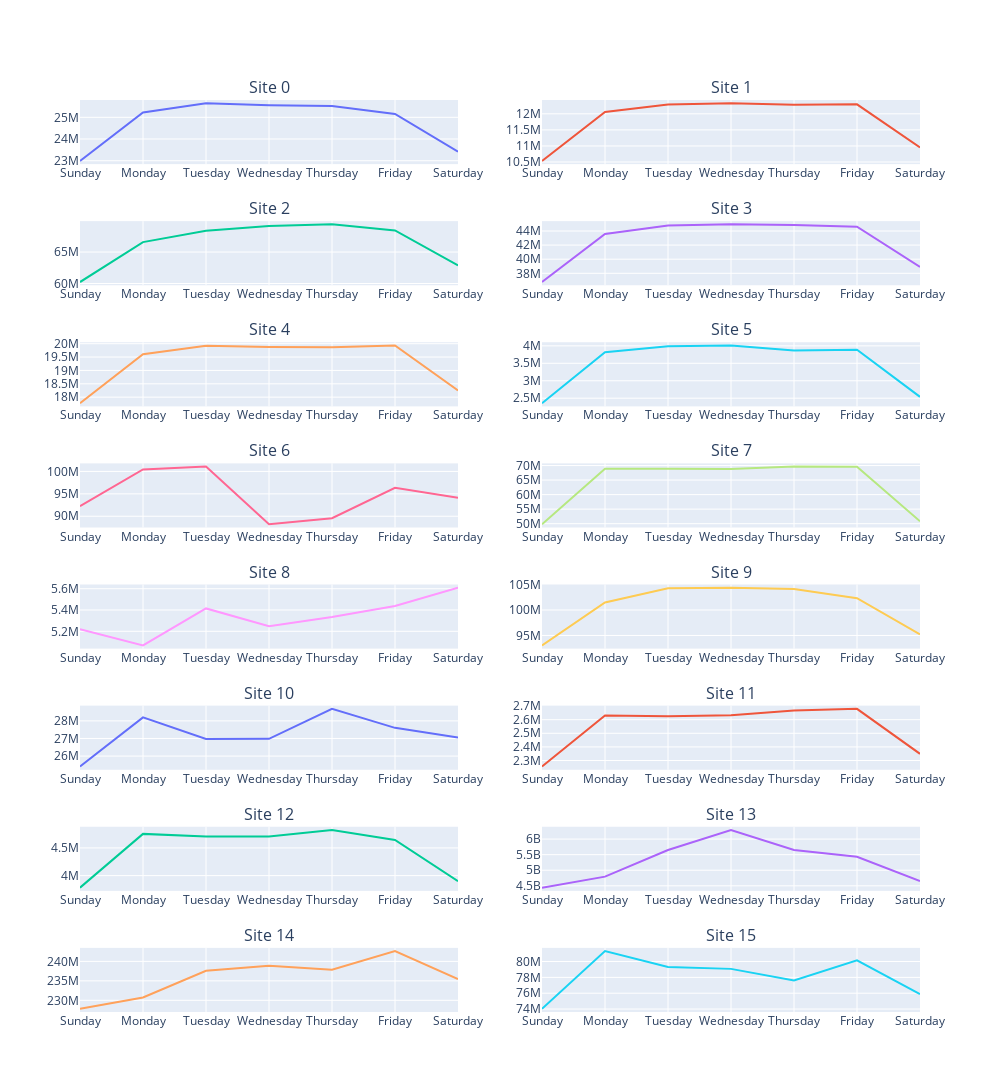

Notebook cell for this chart:
### Markdown cell above
**ENERGY DISTRIBUTION FOR 7 DAYS IN A WEEK FOR DIFFERENT SITE_ID**

### Code cell
# import plotly.subplots as sp
# import plotly.graph_objects as go

# # Filter the DataFrame to include only necessary columns
# df_subset = df[['site_id', 'timestamp', 'meter_reading']]

# Create subplots with a grid layout of 8 rows and 2 columns
fig = sp.make_subplots(rows=8, cols=2, subplot_titles=[f"Site {site_id}" for site_id in range(16)])

# Define the desired order of days
desired_order = ['Sunday', 'Monday', 'Tuesday', 'Wednesday', 'Thursday', 'Friday', 'Saturday']

# Iterate over each site_id and create a line chart in the corresponding subplot
for i, site_id in enumerate(range(16)):
    # Filter data for the current site_id
    site_data = df_subset[df_subset['site_id'] == site_id]
    
    # Convert the timestamp to day of the week
    site_data['day_of_week'] = site_data['timestamp'].dt.strftime('%A')
    
    # Group the data by day of the week and calculate the sum of meter_reading for each day
    daily_data = site_data.groupby('day_of_week')['meter_reading'].sum()
    
    # Reorder the daily_data based on the desired order
    daily_data = daily_data.reindex(desired_order)
    
    # Create the line chart trace
    trace = go.Scatter(x=daily_data.index, y=daily_data, mode='lines', name='Energy Consumption')
    
    # Add the trace to the corresponding subplot
    fig.add_trace(trace, row=(i // 2) + 1, col=(i % 2) + 1)

# Update layout settings
fig.update_layout(height=1200, width=1000, showlegend=False)

# Show the figure
fig.show()

### Figure 1 — Plotly figure (JSON) as saved in the notebook; plotly's stock layout.template omitted (floating-point values rounded to 4 significant figures)
{"data": [{"mode": "lines", "name": "Energy Consumption", "type": "scatter", "x": ["Sunday", "Monday", "Tuesday", "Wednesday", "Thursday", "Friday", "Saturday"], "xaxis": "x", "y": [22991394, 25225008, 25650868, 25561946, 25517658, 25155666, 23416822], "yaxis": "y"}, {"mode": "lines", "name": "Energy Consumption", "type": "scatter", "x": ["Sunday", "Monday", "Tuesday", "Wednesday", "Thursday", "Friday", "Saturday"], "xaxis": "x2", "y": [10534176, 12059566, 12287666, 12329998, 12284649, 12294990, 10953216], "yaxis": "y2"}, {"mode": "lines", "name": "Energy Consumption", "type": "scatter", "x": ["Sunday", "Monday", "Tuesday", "Wednesday", "Thursday", "Friday", "Saturday"], "xaxis": "x3", "y": [60228812, 66580148, 68377496, 69131824, 69411312, 68446512, 62864732], "yaxis": "y3"}, {"mode": "lines", "name": "Energy Consumption", "type": "scatter", "x": ["Sunday", "Monday", "Tuesday", "Wednesday", "Thursday", "Friday", "Saturday"], "xaxis": "x4", "y": [36761432, 43590028, 44781280, 44944864, 44852900, 44605128, 38905332], "yaxis": "y4"}, {"mode": "lines", "name": "Energy Consumption", "type": "scatter", "x": ["Sunday", "Monday", "Tuesday", "Wednesday", "Thursday", "Friday", "Saturday"], "xaxis": "x5", "y": [17775678, 19602684, 19921984, 19875014, 19865910, 19933868, 18251448], "yaxis": "y5"}, {"mode": "lines", "name": "Energy Consumption", "type": "scatter", "x": ["Sunday", "Monday", "Tuesday", "Wednesday", "Thursday", "Friday", "Saturday"], "xaxis": "x6", "y": [2358000.0, 3817000.0, 3990888, 4010643, 3866000.0, 3886000.0, 2540000.0], "yaxis": "y6"}, {"mode": "lines", "name": "Energy Consumption", "type": "scatter", "x": ["Sunday", "Monday", "Tuesday", "Wednesday", "Thursday", "Friday", "Saturday"], "xaxis": "x7", "y": [92245064, 100456032, 101082112, 88205976, 89573080, 96341552, 94104448], "yaxis": "y7"}, {"mode": "lines", "name": "Energy Consumption", "type": "scatter", "x": ["Sunday", "Monday", "Tuesday", "Wednesday", "Thursday", "Friday", "Saturday"], "xaxis": "x8", "y": [49791916, 68901896, 68885304, 68821272, 69641960, 69555248, 50807160], "yaxis": "y8"}, {"mode": "lines", "name": "Energy Consumption", "type": "scatter", "x": ["Sunday", "Monday", "Tuesday", "Wednesday", "Thursday", "Friday", "Saturday"], "xaxis": "x9", "y": [5221000.0, 5067432, 5415000.0, 5248000.0, 5333891, 5438389, 5609608], "yaxis": "y9"}, {"mode": "lines", "name": "Energy Consumption", "type": "scatter", "x": ["Sunday", "Monday", "Tuesday", "Wednesday", "Thursday", "Friday", "Saturday"], "xaxis": "x10", "y": [93048616, 101487016, 104253048, 104376728, 104132280, 102316992, 95233240], "yaxis": "y10"}, {"mode": "lines", "name": "Energy Consumption", "type": "scatter", "x": ["Sunday", "Monday", "Tuesday", "Wednesday", "Thursday", "Friday", "Saturday"], "xaxis": "x11", "y": [25405978, 28196852, 26976588, 26979044, 28683086, 27603712, 27053108], "yaxis": "y11"}, {"mode": "lines", "name": "Energy Consumption", "type": "scatter", "x": ["Sunday", "Monday", "Tuesday", "Wednesday", "Thursday", "Friday", "Saturday"], "xaxis": "x12", "y": [2256000.0, 2630000.0, 2625000.0, 2633000.0, 2666589, 2680000.0, 2349000.0], "yaxis": "y12"}, {"mode": "lines", "name": "Energy Consumption", "type": "scatter", "x": ["Sunday", "Monday", "Tuesday", "Wednesday", "Thursday", "Friday", "Saturday"], "xaxis": "x13", "y": [3783000.0, 4752822, 4705000.0, 4707781, 4823639, 4642473, 3900000.0], "yaxis": "y13"}, {"mode": "lines", "name": "Energy Consumption", "type": "scatter", "x": ["Sunday", "Monday", "Tuesday", "Wednesday", "Thursday", "Friday", "Saturday"], "xaxis": "x14", "y": [4439735296, 4794800640, 5648988160, 6293017088, 5651180032, 5431359488, 4653906432], "yaxis": "y14"}, {"mode": "lines", "name": "Energy Consumption", "type": "scatter", "x": ["Sunday", "Monday", "Tuesday", "Wednesday", "Thursday", "Friday", "Saturday"], "xaxis": "x15", "y": [227818368, 230727744, 237581360, 238870976, 237861152, 242648896, 235470560], "yaxis": "y15"}, {"mode": "lines", "name": "Energy Consumption", "type": "scatter", "x": ["Sunday", "Monday", "Tuesday", "Wednesday", "Thursday", "Friday", "Saturday"], "xaxis": "x16", "y": [74035736, 81316984, 79299680, 79072480, 77615984, 80152016, 75891632], "yaxis": "y16"}], "layout": {"annotations": [{"font": {"size": 16}, "showarrow": false, "text": "Site 0", "x": 0.225, "xanchor": "center", "xref": "paper", "y": 1, "yanchor": "bottom", "yref": "paper"}, {"font": {"size": 16}, "showarrow": false, "text": "Site 1", "x": 0.775, "xanchor": "center", "xref": "paper", "y": 1, "yanchor": "bottom", "yref": "paper"}, {"font": {"size": 16}, "showarrow": false, "text": "Site 2", "x": 0.225, "xanchor": "center", "xref": "paper", "y": 0.8672, "yanchor": "bottom", "yref": "paper"}, {"font": {"size": 16}, "showarrow": false, "text": "Site 3", "x": 0.775, "xanchor": "center", "xref": "paper", "y": 0.8672, "yanchor": "bottom", "yref": "paper"}, {"font": {"size": 16}, "showarrow": false, "text": "Site 4", "x": 0.225, "xanchor": "center", "xref": "paper", "y": 0.7344, "yanchor": "bottom", "yref": "paper"}, {"font": {"size": 16}, "showarrow": false, "text": "Site 5", "x": 0.775, "xanchor": "center", "xref": "paper", "y": 0.7344, "yanchor": "bottom", "yref": "paper"}, {"font": {"size": 16}, "showarrow": false, "text": "Site 6", "x": 0.225, "xanchor": "center", "xref": "paper", "y": 0.6016, "yanchor": "bottom", "yref": "paper"}, {"font": {"size": 16}, "showarrow": false, "text": "Site 7", "x": 0.775, "xanchor": "center", "xref": "paper", "y": 0.6016, "yanchor": "bottom", "yref": "paper"}, {"font": {"size": 16}, "showarrow": false, "text": "Site 8", "x": 0.225, "xanchor": "center", "xref": "paper", "y": 0.4688, "yanchor": "bottom", "yref": "paper"}, {"font": {"size": 16}, "showarrow": false, "text": "Site 9", "x": 0.775, "xanchor": "center", "xref": "paper", "y": 0.4688, "yanchor": "bottom", "yref": "paper"}, {"font": {"size": 16}, "showarrow": false, "text": "Site 10", "x": 0.225, "xanchor": "center", "xref": "paper", "y": 0.3359, "yanchor": "bottom", "yref": "paper"}, {"font": {"size": 16}, "showarrow": false, "text": "Site 11", "x": 0.775, "xanchor": "center", "xref": "paper", "y": 0.3359, "yanchor": "bottom", "yref": "paper"}, {"font": {"size": 16}, "showarrow": false, "text": "Site 12", "x": 0.225, "xanchor": "center", "xref": "paper", "y": 0.2031, "yanchor": "bottom", "yref": "paper"}, {"font": {"size": 16}, "showarrow": false, "text": "Site 13", "x": 0.775, "xanchor": "center", "xref": "paper", "y": 0.2031, "yanchor": "bottom", "yref": "paper"}, {"font": {"size": 16}, "showarrow": false, "text": "Site 14", "x": 0.225, "xanchor": "center", "xref": "paper", "y": 0.07031, "yanchor": "bottom", "yref": "paper"}, {"font": {"size": 16}, "showarrow": false, "text": "Site 15", "x": 0.775, "xanchor": "center", "xref": "paper", "y": 0.07031, "yanchor": "bottom", "yref": "paper"}], "height": 1200, "showlegend": false, "width": 1000, "xaxis": {"anchor": "y", "domain": [0, 0.45]}, "xaxis10": {"anchor": "y10", "domain": [0.55, 1]}, "xaxis11": {"anchor": "y11", "domain": [0, 0.45]}, "xaxis12": {"anchor": "y12", "domain": [0.55, 1]}, "xaxis13": {"anchor": "y13", "domain": [0, 0.45]}, "xaxis14": {"anchor": "y14", "domain": [0.55, 1]}, "xaxis15": {"anchor": "y15", "domain": [0, 0.45]}, "xaxis16": {"anchor": "y16", "domain": [0.55, 1]}, "xaxis2": {"anchor": "y2", "domain": [0.55, 1]}, "xaxis3": {"anchor": "y3", "domain": [0, 0.45]}, "xaxis4": {"anchor": "y4", "domain": [0.55, 1]}, "xaxis5": {"anchor": "y5", "domain": [0, 0.45]}, "xaxis6": {"anchor": "y6", "domain": [0.55, 1]}, "xaxis7": {"anchor": "y7", "domain": [0, 0.45]}, "xaxis8": {"anchor": "y8", "domain": [0.55, 1]}, "xaxis9": {"anchor": "y9", "domain": [0, 0.45]}, "yaxis": {"anchor": "x", "domain": [0.9297, 1]}, "yaxis10": {"anchor": "x10", "domain": [0.3984, 0.4688]}, "yaxis11": {"anchor": "x11", "domain": [0.2656, 0.3359]}, "yaxis12": {"anchor": "x12", "domain": [0.2656, 0.3359]}, "yaxis13": {"anchor": "x13", "domain": [0.1328, 0.2031]}, "yaxis14": {"anchor": "x14", "domain": [0.1328, 0.2031]}, "yaxis15": {"anchor": "x15", "domain": [0, 0.07031]}, "yaxis16": {"anchor": "x16", "domain": [0, 0.07031]}, "yaxis2": {"anchor": "x2", "domain": [0.9297, 1]}, "yaxis3": {"anchor": "x3", "domain": [0.7969, 0.8672]}, "yaxis4": {"anchor": "x4", "domain": [0.7969, 0.8672]}, "yaxis5": {"anchor": "x5", "domain": [0.6641, 0.7344]}, "yaxis6": {"anchor": "x6", "domain": [0.6641, 0.7344]}, "yaxis7": {"anchor": "x7", "domain": [0.5312, 0.6016]}, "yaxis8": {"anchor": "x8", "domain": [0.5312, 0.6016]}, "yaxis9": {"anchor": "x9", "domain": [0.3984, 0.4688]}}}
